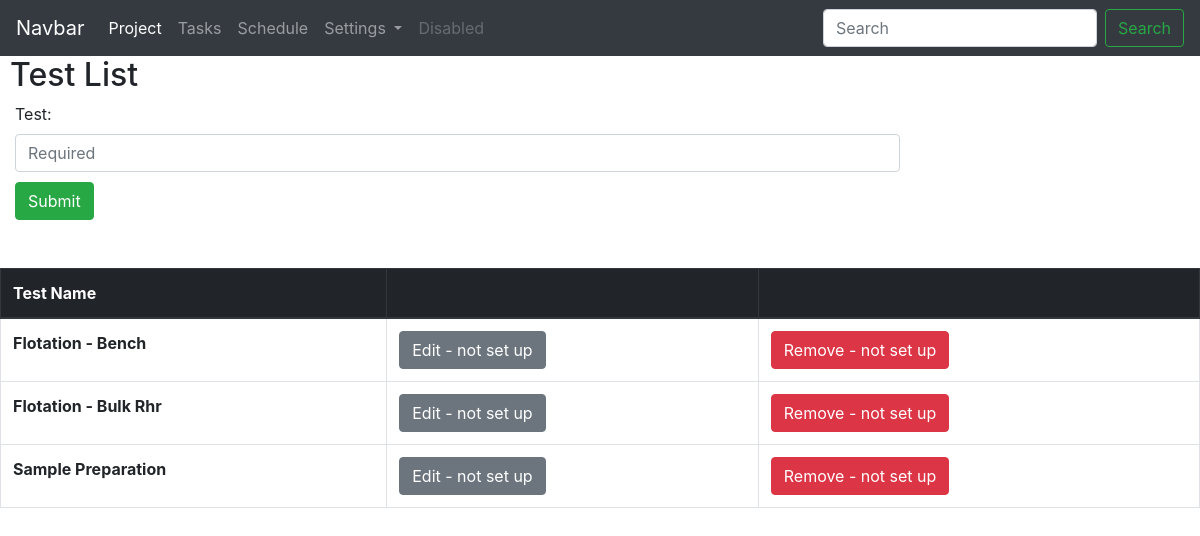
Before: /test_list with the older database file.
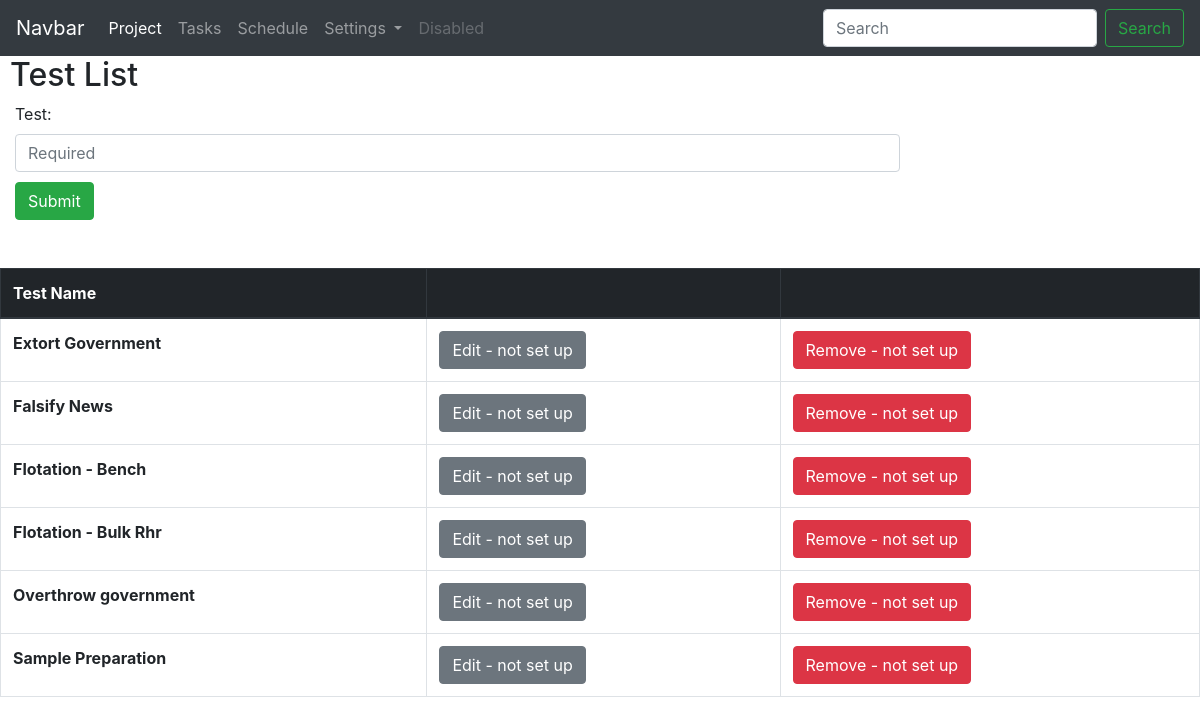
After: the same page with the newer database file.
### project/models.py (models this page shows, shortened)
class TestList(models.Model):
    test = models.CharField(max_length=150, blank=True)

### project/views.py (the view)
# urls.py: path('test_list', views.test_list, name='test_list'),
def test_list(request):
    tests = TestList.objects.all().order_by('test')
    import requests
    import json
    if request.method == "POST":
        form = AddTestForm(request.POST)
        if form.is_valid():
            form.save()
            return HttpResponseRedirect('test_list')
    else:
        form = AddTestForm
    context = {
        'tests': tests,
        'form': form,
    }
    return render(request, 'project/test_list.html', context)

### templates/project/test_list.html (shortened to what this page needs)
{% extends 'base.html' %}
{% load static %}
 {% block css_files %}
        <link rel="stylesheet" href="{% static "project/project.css" %}">
  {% endblock %}
{% block content %}
<h2>Test List</h2>
<div class="form_add">
      <form action="" method="POST">
        {{ form }}
        <input id="form_submit" type="submit" value="Submit" class="btn btn-success">
    </form>
</div>
<br/>
<br/>
<table class="table table-bordered table-hover">
    <thead class="thead-dark">
    <tr>
        <th scope="col">Test Name</th>
        <th scope="col"></th>
        <th scope="col"></th>
    </tr>
    </thead>
    <tbody>
          {% if tests %}
            {% for test in tests %}
                <tr>
                    <th scope="row">{{test.test}}</th>
                    <td><a href="" class="btn btn-secondary">Edit - not set up</a></td>
                    <td><a href="" class="btn btn-danger">Remove - not set up</a></td>
                </tr>
            {% endfor %}
          {% endif %}
    </tbody>
</table>
{% endblock %}

Changed rows visible on the page:
added TestList: test "Extort Government"
added TestList: test "Falsify News"
added TestList: test "Overthrow government"
